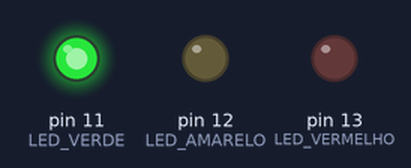
A sketch run on a simulated Arduino Uno, built with avr-gcc and run on an emulated ATmega328P. Parts: output pins drawn as LEDs (lit = HIGH).

Above: at 1.0 s.
At 3.0 s:
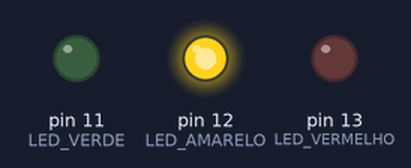
At 5.0 s:
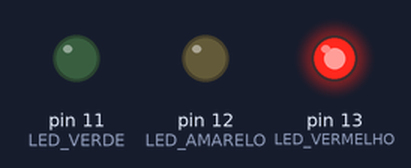
At 7.5 s:
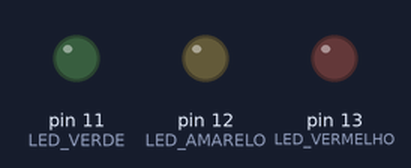
Timing chart, 0 to 11.7 s (numbered marks = the images above):
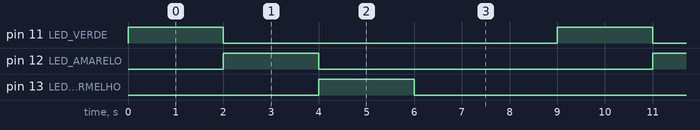

Measured:
- by itself, pin 11 (LED_VERDE), pin 12 (LED_AMARELO), pin 13 (LED_VERMELHO): alternates HIGH for 2.0 s and LOW for 7.0 s
- by itself, everything shown: repeats every 9.0 s, in 4 steps

The sketch:

Semaforo.ino
```cpp
const int LED_VERMELHO = 13;
const int LED_AMARELO = 12;
const int LED_VERDE = 11;

class Semaforo{
public:
  void SemaforoGeneralTime(int generalTime){
    digitalWrite(LED_VERMELHO, LOW);
    digitalWrite(LED_AMARELO, LOW);
    digitalWrite(LED_VERDE, HIGH);
    delay(generalTime);

    digitalWrite(LED_VERMELHO, LOW);
    digitalWrite(LED_AMARELO, HIGH);
    digitalWrite(LED_VERDE, LOW);
    delay(generalTime);

    digitalWrite(LED_VERMELHO, HIGH);
    digitalWrite(LED_AMARELO, LOW);
    digitalWrite(LED_VERDE, LOW);
    delay(generalTime);
  }

  void SemaforoTimeApart(int timeLedGreen,int timeLedYelow, int timeLedRed){
    digitalWrite(LED_VERMELHO, LOW);
    digitalWrite(LED_AMARELO, LOW);
    digitalWrite(LED_VERDE, HIGH);
    delay(timeLedGreen);

    digitalWrite(LED_VERMELHO, LOW);
    digitalWrite(LED_AMARELO, HIGH);
    digitalWrite(LED_VERDE, LOW);
    delay(timeLedYelow);

    digitalWrite(LED_VERMELHO, HIGH);
    digitalWrite(LED_AMARELO, LOW);
    digitalWrite(LED_VERDE, LOW);
    delay(timeLedRed);
  }

  void SemaforoOff(){
    digitalWrite(LED_VERMELHO, LOW);
    digitalWrite(LED_AMARELO, LOW);
    digitalWrite(LED_VERDE, LOW);
  }
};

void setup() {
  pinMode(LED_VERMELHO, OUTPUT);
  pinMode(LED_AMARELO, OUTPUT);
  pinMode(LED_VERDE, OUTPUT);
}

Semaforo start;

void loop() {
  start.SemaforoGeneralTime(2000);
  start.SemaforoOff();
  delay(3000);
}
```
